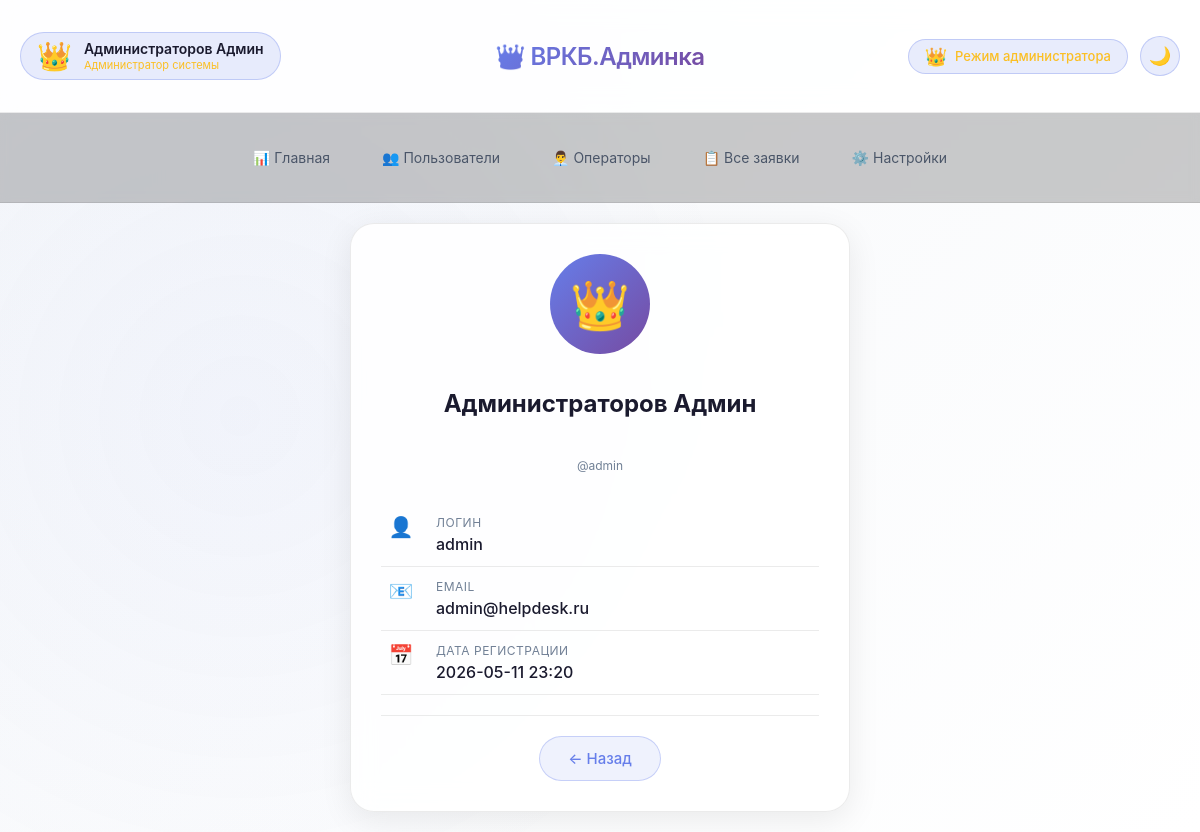
The app's page /admin/profile (signed in) with its own data.
### tables this page shows
CREATE TABLE admins (
            id INTEGER PRIMARY KEY AUTOINCREMENT,
            username TEXT UNIQUE NOT NULL,
            password TEXT NOT NULL,
            last_name TEXT,
            first_name TEXT,
            middle_name TEXT,
            email TEXT UNIQUE,
            created_at TEXT NOT NULL
        );

### app.py (the view)
    def decorated_function(*args, **kwargs):
        if not session.get('admin_logged_in'):
            flash('Доступ только для администраторов', 'danger')
            return redirect(url_for('admin_login'))
        return f(*args, **kwargs)

### app.py (called while the page is built, shortened)
def get_db_connection():
    conn = sqlite3.connect('databases/database_helpdesk.db')
    conn.row_factory = sqlite3.Row
    return conn

def admin_required(f):
    def decorated_function(*args, **kwargs):
        if not session.get('admin_logged_in'):
            flash('Доступ только для администраторов', 'danger')
            return redirect(url_for('admin_login'))
        return f(*args, **kwargs)
    decorated_function.__name__ = f.__name__
    return decorated_function

@app.route('/admin/profile')
@admin_required
def admin_profile():
    conn = get_db_connection()
    admin = conn.execute('SELECT * FROM admins WHERE id = ?', (session['admin_id'],)).fetchone()
    conn.close()
    return render_template('admins/admin_profile.html', admin=admin)

@app.context_processor
def inject_user():
    user_info = {}
    return {'user': user_info}

### templates/admins/admin_profile.html (shortened to what this page needs)
{% extends "admins/base_admin.html" %}
{% block content %}
<div class="card" style="max-width: 500px; margin: 0 auto;">
    <div style="text-align: center; margin-bottom: 30px;">
        <div class="admin-avatar" style="width: 100px; height: 100px; font-size: 48px; margin: 0 auto 15px; background: linear-gradient(135deg, var(--accent-color), #764ba2); border-radius: 50%; display: flex; align-items: center; justify-content: center;">
            👑
        </div>
        <h2>{{ admin.last_name or '' }} {{ admin.first_name or '' }} {{ admin.middle_name or '' }}</h2>
        <p class="text-muted">@{{ admin.username }}</p>
    </div>
    <div class="profile-info">
        <div class="info-row">
            <div class="info-icon">👤</div>
            <div class="info-content">
                <div class="info-label">Логин</div>
                <div class="info-value">{{ admin.username }}</div>
            </div>
        </div>
        <div class="info-row">
            <div class="info-icon">📧</div>
            <div class="info-content">
                <div class="info-label">Email</div>
                <div class="info-value">{{ admin.email or 'не указан' }}</div>
            </div>
        </div>
        <div class="info-row">
            <div class="info-icon">📅</div>
            <div class="info-content">
                <div class="info-label">Дата регистрации</div>
                <div class="info-value">{{ admin.created_at[:16] if admin.created_at else '-' }}</div>
            </div>
        </div>
    </div>
    <hr>
    <div style="text-align: center;">
        <a href="{{ url_for('admin_dashboard') }}" class="btn btn-outline">← Назад</a>
    </div>
</div>
{% endblock %}

### static/style.css (style rules this page uses)
:root { --bg-gradient-start: #f5f7fa; --bg-gradient-end: #ffffff; --glass-bg: rgba(255, 255, 255, 0.85); --glass-bg-dark: rgba(0, 0, 0, 0.75); --glass-border: rgba(0, 0, 0, 0.08); --glass-shadow: 0 8px 32px 0 rgba(0, 0, 0, 0.08); --shadow-sm: 0 2px 8px rgba(0, 0, 0, 0.04); --shadow-md: 0 4px 20px rgba(0, 0, 0, 0.06); --shadow-lg: 0 12px 32px rgba(0, 0, 0, 0.1); --shadow-glow: 0 0 20px rgba(102, 126, 234, 0.15); --text-primary: #1a1a2e; --text-secondary: #4a5568; --text-muted: #718096; --blur-amount: 12px; --border-radius: 24px; --accent-color: #667eea; --accent-hover: #5a67d8; }
* { margin: 0; padding: 0; box-sizing: border-box; }
body { font-family: -apple-system, 'Segoe UI', 'SF Pro Text', 'Helvetica Neue', sans-serif; background: linear-gradient(135deg, var(--bg-gradient-start), var(--bg-gradient-end)); min-height: 100vh; color: var(--text-primary); transition: all 0.3s ease; position: relative; }
body::before { content: ''; position: fixed; top: 0; left: 0; width: 100%; height: 100%; background: radial-gradient(circle at 20% 50%, rgba(102,126,234,0.05) 0%, transparent 50%); pointer-events: none; z-index: 0; }
.glass-card, .card { background: var(--glass-bg); backdrop-filter: blur(var(--blur-amount)); -webkit-backdrop-filter: blur(var(--blur-amount)); border-radius: var(--border-radius); border: 1px solid var(--glass-border); box-shadow: var(--glass-shadow); padding: 30px; margin-bottom: 20px; transition: all 0.4s cubic-bezier(0.4, 0, 0.2, 1); animation: fadeInUp 0.5s ease-out; }
.card h2 { padding: 20px; margin-bottom: 20px; }
.btn { padding: 12px 28px; border: none; border-radius: 40px; font-size: 15px; font-weight: 500; cursor: pointer; transition: all 0.3s cubic-bezier(0.4, 0, 0.2, 1); display: inline-block; text-decoration: none; text-align: center; }
.btn-outline { background: rgba(102, 126, 234, 0.1); border: 1px solid rgba(102, 126, 234, 0.3); color: var(--accent-color); }
.text-muted { color: var(--text-muted); font-size: 12px; }
hr { border: none; height: 1px; background: var(--glass-border); margin: 20px 0; }
.info-icon { font-size: 20px; width: 32px; text-align: center; }
.info-label { font-size: 11px; color: var(--text-muted); text-transform: uppercase; letter-spacing: 0.5px; }
.info-value { font-size: 14px; font-weight: 500; margin-top: 2px; }
.profile-info { margin: 20px 0; }

### templates/admins/admin_profile.html (style rules this page uses)
.profile-info { margin: 20px 0; }
.info-row { display: flex; align-items: flex-start; gap: 15px; padding: 12px 0; border-bottom: 1px solid var(--glass-border); }
.info-icon { font-size: 20px; width: 40px; text-align: center; }
.info-content { flex: 1; }
.info-label { font-size: 12px; color: var(--text-muted); margin-bottom: 4px; }
.info-value { font-size: 16px; font-weight: 500; color: var(--text-primary); }

### records on screen
admins: last_name "Администраторов", first_name "Админ", username "admin", email "admin@helpdesk.ru", created_at "2026-05-11 23:20"

### other values on screen
{{ session.admin_full_name or session.admin_username or 'Администратор' }} "Администраторов Админ"
